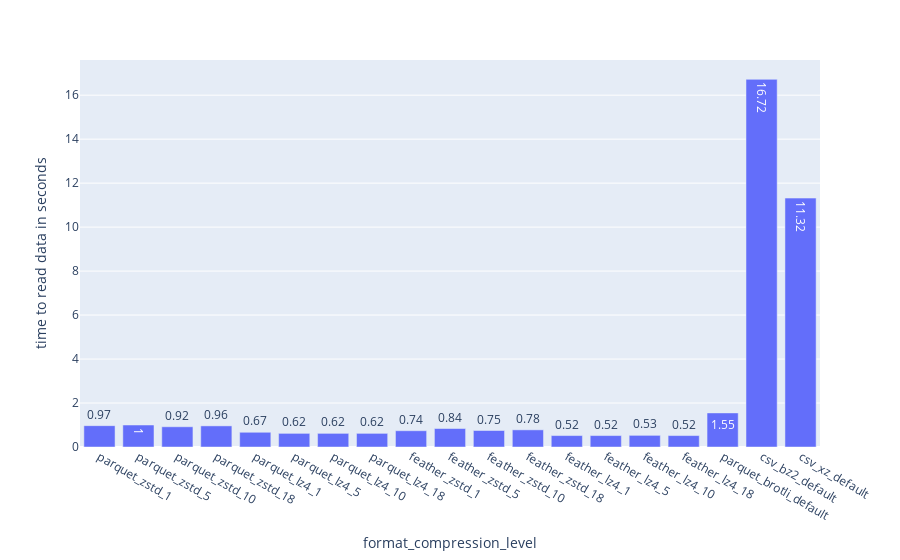

Here is the notebook cell this chart was saved with:
### Code cell
fig = px.bar(df_interesting_levels, x="method_compression_with_level", y="read_time", text_auto=True,
             labels={"read_time": "time to read data in seconds",
                     "method_compression_with_level": "format_compression_level"},)
fig.show()
fig.write_image("./plots/pandas_ff_bar_read_time_feather.svg")

### Figure 1 — Plotly figure (JSON) as saved in the notebook; plotly's stock layout.template omitted (floating-point values rounded to 4 significant figures)
{"data": [{"alignmentgroup": "True", "hovertemplate": "format_compression_level=%{x}<br>time to read data in seconds=%{y}<extra></extra>", "legendgroup": "", "marker": {"color": "#636efa", "pattern": {"shape": ""}}, "name": "", "offsetgroup": "", "orientation": "v", "showlegend": false, "textposition": "auto", "texttemplate": "%{y}", "type": "bar", "x": ["parquet_zstd_1", "parquet_zstd_5", "parquet_zstd_10", "parquet_zstd_18", "parquet_lz4_1", "parquet_lz4_5", "parquet_lz4_10", "parquet_lz4_18", "feather_zstd_1", "feather_zstd_5", "feather_zstd_10", "feather_zstd_18", "feather_lz4_1", "feather_lz4_5", "feather_lz4_10", "feather_lz4_18", "parquet_brotli_default", "csv_bz2_default", "csv_xz_default"], "xaxis": "x", "y": [0.97, 1, 0.92, 0.96, 0.67, 0.62, 0.62, 0.62, 0.74, 0.84, 0.75, 0.78, 0.52, 0.52, 0.53, 0.52, 1.55, 16.72, 11.32], "yaxis": "y"}], "layout": {"barmode": "relative", "legend": {"tracegroupgap": 0}, "margin": {"t": 60}, "xaxis": {"anchor": "y", "domain": [0, 1], "title": {"text": "format_compression_level"}}, "yaxis": {"anchor": "x", "domain": [0, 1], "title": {"text": "time to read data in seconds"}}}}
